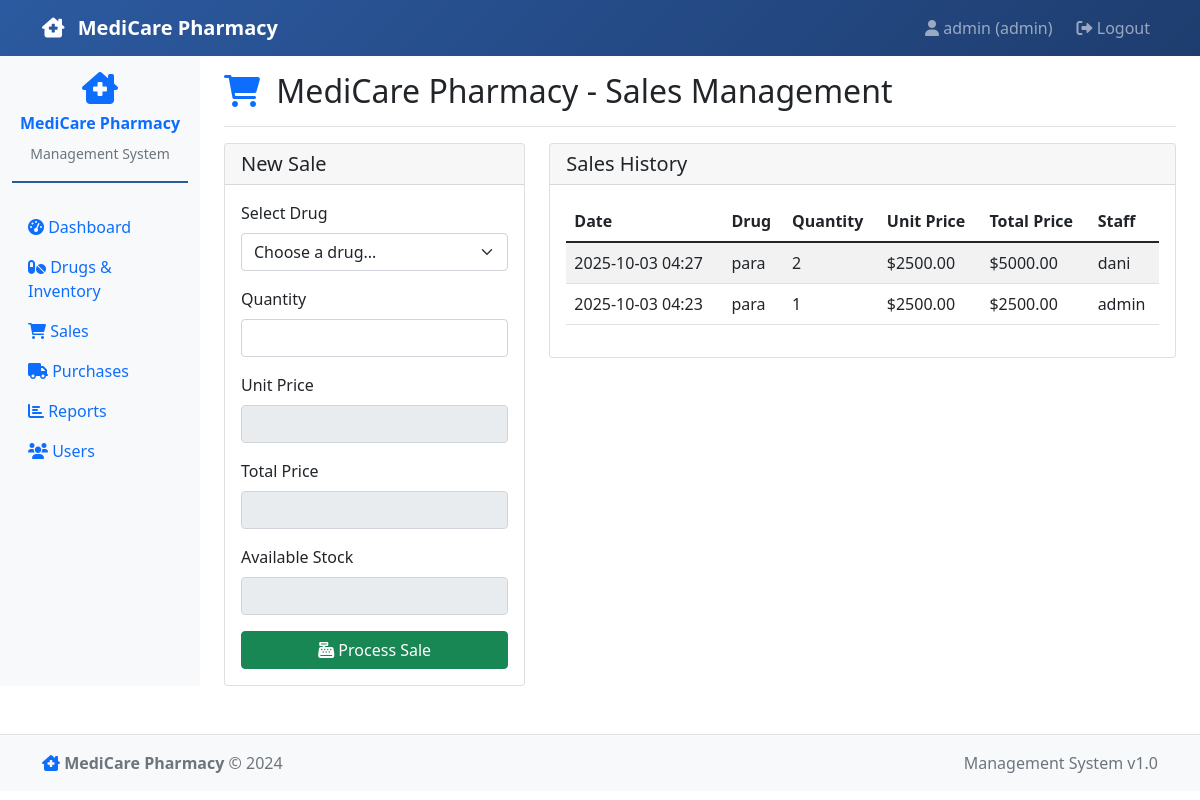
The app's page /sales (signed in) with its own data.
### models.py (models this page shows)
class Sale(db.Model):
    id = db.Column(db.Integer, primary_key=True)
    drug_id = db.Column(db.Integer, db.ForeignKey('drug.id'), nullable=False)
    quantity = db.Column(db.Integer, nullable=False)
    unit_price = db.Column(db.Float, nullable=False)
    total_price = db.Column(db.Float, nullable=False)
    staff_name = db.Column(db.String(100), nullable=False)
    sale_date = db.Column(db.DateTime, nullable=False, default=datetime.utcnow)

class Drug(db.Model):
    id = db.Column(db.Integer, primary_key=True)
    name = db.Column(db.String(100), nullable=False)
    category = db.Column(db.String(50), nullable=False)
    batch_no = db.Column(db.String(50), nullable=False)
    manufacturer = db.Column(db.String(100), nullable=False)
    quantity = db.Column(db.Integer, nullable=False, default=0)
    cost_price = db.Column(db.Float, nullable=False)
    selling_price = db.Column(db.Float, nullable=False)
    expiry_date = db.Column(db.Date, nullable=False)
    created_at = db.Column(db.DateTime, default=datetime.utcnow)
    updated_at = db.Column(db.DateTime, default=datetime.utcnow, onupdate=datetime.utcnow)
    sales = db.relationship('Sale', backref='drug', lazy=True)
    purchases = db.relationship('Purchase', backref='drug', lazy=True)

### app.py (the view, shortened to what this page needs)
@app.route('/sales', methods=['GET', 'POST'])
@login_required()
def sales():
    drugs = Drug.query.filter(Drug.quantity > 0).all()
    sales_history = Sale.query.order_by(Sale.sale_date.desc()).all()
    return render_template('sales.html', drugs=drugs, sales=sales_history)

### app.py (called while the page is built)
@app.context_processor
def inject_today():
    return {'today': datetime.now().date()}

def login_required(role=None):
    def decorator(f):
        @wraps(f)
        def decorated_function(*args, **kwargs):
            if 'user_id' not in session:
                return redirect(url_for('login'))
            if role and session.get('role') != role:
                flash('Access denied. Insufficient permissions.', 'danger')
                return redirect(url_for('dashboard'))
            return f(*args, **kwargs)
        return decorated_function
    return decorator

### templates/sales.html (shortened to what this page needs)
{% extends "base.html" %}
{% block content %}
<div class="d-flex justify-content-between flex-wrap flex-md-nowrap align-items-center pt-3 pb-2 mb-3 border-bottom">
    <h1 class="h2">
        <i class="fas fa-shopping-cart text-primary me-2"></i>
        MediCare Pharmacy - Sales Management
    </h1>
</div>
<div class="row">
    <div class="col-md-4">
        <div class="card">
            <div class="card-header">
                <h5 class="card-title mb-0">New Sale</h5>
            </div>
            <div class="card-body">
                <form method="POST">
                    <div class="mb-3">
                        <label for="drug_id" class="form-label">Select Drug</label>
                        <select class="form-select" id="drug_id" name="drug_id" required>
                            <option value="">Choose a drug...</option>
                        </select>
                    </div>
                    <div class="mb-3">
                        <label for="quantity" class="form-label">Quantity</label>
                        <input type="number" class="form-control" id="quantity" name="quantity" min="1" required>
                    </div>
                    <div class="mb-3">
                        <label class="form-label">Unit Price</label>
                        <input type="text" class="form-control" id="unit_price" readonly>
                    </div>
                    <div class="mb-3">
                        <label class="form-label">Total Price</label>
                        <input type="text" class="form-control" id="total_price" readonly>
                    </div>
                    <div class="mb-3">
                        <label class="form-label">Available Stock</label>
                        <input type="text" class="form-control" id="available_stock" readonly>
                    </div>
                    <button type="submit" class="btn btn-success w-100">
                        <i class="fas fa-cash-register"></i> Process Sale
                    </button>
                </form>
            </div>
        </div>
    </div>
    <div class="col-md-8">
        <div class="card">
            <div class="card-header">
                <h5 class="card-title mb-0">Sales History</h5>
            </div>
            <div class="card-body">
                <div class="table-responsive">
                    <table class="table table-striped">
                        <thead>
                            <tr>
                                <th>Date</th>
                                <th>Drug</th>
                                <th>Quantity</th>
                                <th>Unit Price</th>
                                <th>Total Price</th>
                                <th>Staff</th>
                            </tr>
                        </thead>
                        <tbody>
                            {% for sale in sales %}
                            <tr>
                                <td>{{ sale.sale_date.strftime('%Y-%m-%d %H:%M') }}</td>
                                <td>{{ sale.drug.name }}</td>
                                <td>{{ sale.quantity }}</td>
                                <td>${{ "%.2f"|format(sale.unit_price) }}</td>
                                <td>${{ "%.2f"|format(sale.total_price) }}</td>
                                <td>{{ sale.staff_name }}</td>
                            </tr>
                            {% else %}
                            <tr>
                                <td colspan="6" class="text-center text-muted">No sales recorded yet.</td>
                            </tr>
                            {% endfor %}
                        </tbody>
                    </table>
                </div>
            </div>
        </div>
    </div>
</div>
{% endblock %}

### templates/base.html (shortened to what this page needs)
<!DOCTYPE html>
<html lang="en">
<head>
    <link href="https://cdn.jsdelivr.net/npm/bootstrap@5.1.3/dist/css/bootstrap.min.css" rel="stylesheet">
    <link href="https://cdnjs.cloudflare.com/ajax/libs/font-awesome/6.0.0/css/all.min.css" rel="stylesheet">
    <link href="{{ url_for('static', filename='css/style.css') }}" rel="stylesheet">
</head>
<body>
    <nav class="navbar navbar-expand-lg navbar-dark bg-primary">
        <div class="container">
            <a class="navbar-brand" href="{{ url_for('dashboard') }}">
                <i class="fas fa-clinic-medical me-2"></i>
                <strong>MediCare Pharmacy</strong>
            </a>
            {% if session.user_id %}
            <div class="navbar-nav ms-auto">
                <span class="navbar-text me-3">
                    <i class="fas fa-user"></i> {{ session.username }} ({{ session.role }})
                </span>
                <a class="nav-link" href="{{ url_for('logout') }}">
                    <i class="fas fa-sign-out-alt"></i> Logout
                </a>
            </div>
            {% endif %}
        </div>
    </nav>
    {% if session.user_id %}
    <div class="container-fluid">
        <div class="row">
            <nav class="col-md-2 d-md-block bg-light sidebar">
                <div class="position-sticky pt-3">
                    <div class="text-center mb-4 pharmacy-brand">
                        <div class="pharmacy-logo mb-2">
                            <i class="fas fa-clinic-medical fa-2x text-primary"></i>
                        </div>
                        <h6 class="text-primary fw-bold">MediCare Pharmacy</h6>
                        <small class="text-muted">Management System</small>
                    </div>
                    <ul class="nav flex-column">
                        <li class="nav-item">
                            <a class="nav-link" href="{{ url_for('dashboard') }}">
                                <i class="fas fa-tachometer-alt"></i> Dashboard
                            </a>
                        </li>
                        <li class="nav-item">
                            <a class="nav-link" href="{{ url_for('drugs') }}">
                                <i class="fas fa-pills"></i> Drugs & Inventory
                            </a>
                        </li>
                        <li class="nav-item">
                            <a class="nav-link" href="{{ url_for('sales') }}">
                                <i class="fas fa-shopping-cart"></i> Sales
                            </a>
                        </li>
                        {% if session.role == 'admin' %}
                        <li class="nav-item">
                            <a class="nav-link" href="{{ url_for('purchases') }}">
                                <i class="fas fa-truck"></i> Purchases
                            </a>
                        </li>
                        {% endif %}
                        <li class="nav-item">
                            <a class="nav-link" href="{{ url_for('reports') }}">
                                <i class="fas fa-chart-bar"></i> Reports
                            </a>
                        </li>
                        {% if session.role == 'admin' %}
                        <li class="nav-item">
                            <a class="nav-link" href="{{ url_for('users') }}">
                                <i class="fas fa-users"></i> Users
                            </a>
                        </li>
                        {% endif %}
                    </ul>
                </div>
            </nav>
            <main class="col-md-9 ms-sm-auto col-lg-10 px-md-4">
                {% endif %}
                {% block content %}{% endblock %}
                {% if session.user_id %}
            </main>
        </div>
    </div>
    {% endif %}
    {% if session.user_id %}
    <footer class="footer mt-5 py-3 bg-light border-top">
        <div class="container">
            <div class="row">
                <div class="col-md-6">
                    <span class="text-muted">
                        <i class="fas fa-clinic-medical text-primary"></i>
                        <strong>MediCare Pharmacy</strong> &copy; 2024
                    </span>
                </div>
                <div class="col-md-6 text-end">
                    <span class="text-muted">
                        Management System v1.0
                    </span>
                </div>
            </div>
        </div>
    </footer>
    {% endif %}
</body>
</html>

### static/style.css (style rules this page uses)
:root { --medicare-primary: #2c5aa0; --medicare-secondary: #34a853; --medicare-accent: #ff6b35; }
.navbar-dark.bg-primary { background-color: var(--medicare-primary) !important; background: linear-gradient(135deg, var(--medicare-primary) 0%, #1e3d6f 100%) !important; }
.pharmacy-brand { border-bottom: 2px solid var(--medicare-primary); padding-bottom: 1rem; margin-bottom: 1rem; }
.pharmacy-logo { color: var(--medicare-primary); }
.footer { background-color: #f8f9fa; border-top: 1px solid #dee2e6; }

### records on screen
Sale: username "admin", role "admin", sale_date "2025-10-03 04:23", drug.name "para", quantity "1", unit_price "2500.00", total_price "2500.00", staff_name "admin"
Sale: sale_date "2025-10-03 04:27", drug.name "para", quantity "2", unit_price "2500.00", total_price "5000.00", staff_name "dani"
